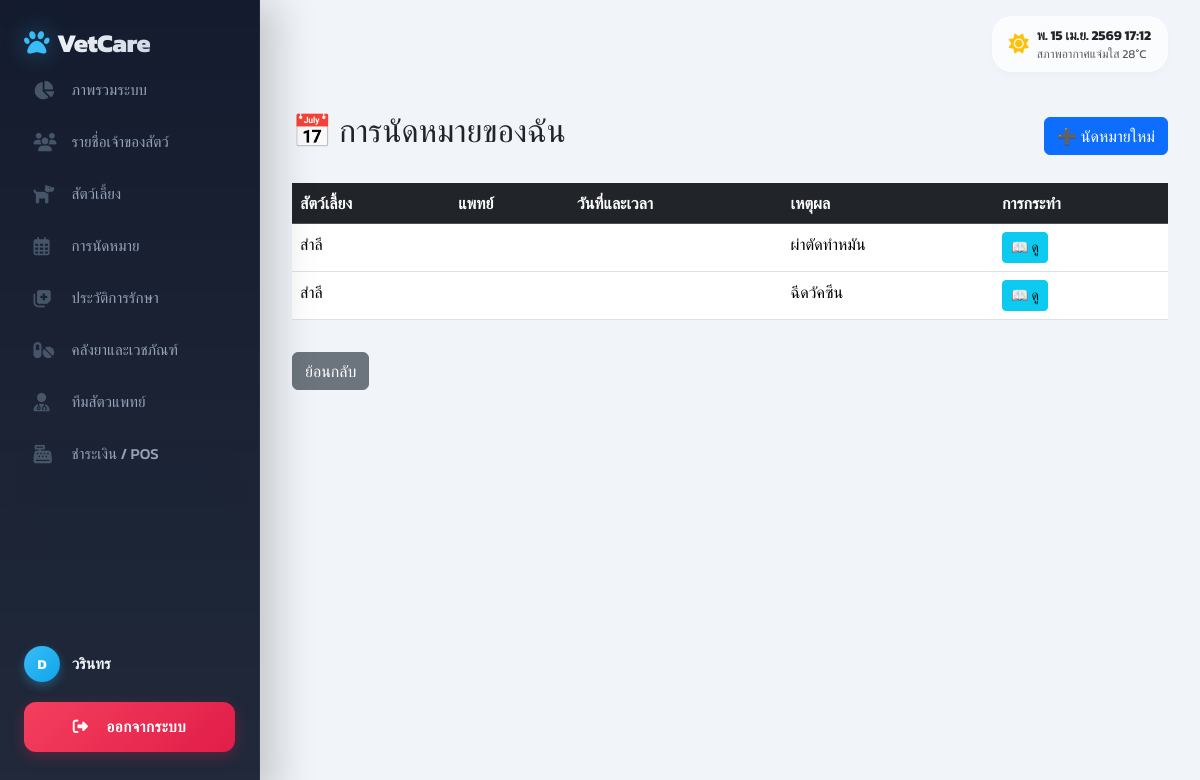
The app's page /my-appointments/ (signed in) with its own data.
### myapp/models.py (models this page shows, shortened)
class Appointment(models.Model):
    STATUS_CHOICES = [
        ('pending',     'รอยืนยัน'),
        ('confirmed',   'ยืนยันแล้ว'),
        ('in_progress', 'กำลังตรวจ'),
        ('cancelled',   'ยกเลิก'),
        ('completed',   'เสร็จสิ้น'),
    ]
    SERVICE_CHOICES = [
        ('ตรวจสุขภาพ', 'ตรวจสุขภาพ'),
        ('ฉีดวัคซีน', 'ฉีดวัคซีน'),
        ('ผ่าตัด', 'ผ่าตัด'),
        ('อาบน้ำ-ตัดขน', 'อาบน้ำ-ตัดขน'),
        ('ทำหมัน', 'ทำหมัน'),
        ('ทำฟัน', 'ทำฟัน'),
        ('อื่นๆ', 'อื่นๆ'),
    ]
    ref_no = models.CharField(max_length=20, blank=True, null=True, verbose_name='เลขที่ใบนัด')
    pet = models.ForeignKey(Pet, on_delete=models.CASCADE, verbose_name='สัตว์เลี้ยง')
    vet = models.ForeignKey(Vet, on_delete=models.CASCADE, verbose_name='สัตวแพทย์')
    appointment_date = models.DateField(blank=True, null=True, verbose_name='วันที่นัด')
    appointment_time = models.TimeField(blank=True, null=True, verbose_name='เวลานัด')
    service_type = models.CharField(max_length=50, choices=SERVICE_CHOICES, blank=True, null=True, verbose_name='ประเภทบริการ')
    status = models.CharField(max_length=20, choices=STATUS_CHOICES, default='pending', verbose_name='สถานะ')
    reason = models.TextField(blank=True, null=True, verbose_name='อาการ/หมายเหตุ')
    created_at = models.DateTimeField(auto_now_add=True, null=True, blank=True)

class Pet(models.Model):
    owner = models.ForeignKey(Owner, on_delete=models.CASCADE, related_name='pets')
    name = models.CharField(max_length=100)
    customer_id = models.CharField(max_length=50, blank=True, null=True, verbose_name='รหัสลูกค้า')
    microchip_number = models.CharField(max_length=50, blank=True, null=True, verbose_name='เลขที่ชิป')
    price_level_choices = [
        ('ราคาปกติ', 'ราคาปกติ'),
        ('ราคาพิเศษ', 'ราคาพิเศษ')
    ]
    price_level = models.CharField(max_length=50, choices=price_level_choices, blank=True, null=True, verbose_name='ระดับราคา')
    sex_choices = [
        ('M', 'ตัวผู้'),
        ('F', 'ตัวเมีย')
    ]
    sex = models.CharField(max_length=10, choices=sex_choices, blank=True, null=True, verbose_name='เพศ')
    species = models.CharField(max_length=50, verbose_name='ประเภทสัตว์')
    breed = models.CharField(max_length=50, blank=True, null=True, verbose_name='สายพันธุ์')
    remarks = models.TextField(blank=True, null=True, verbose_name='หมายเหตุ')
    image = models.ImageField(upload_to='pet_images/', blank=True, null=True, verbose_name='รูปภาพสัตว์เลี้ยง')
    birth_date = models.DateField(blank=True, null=True, verbose_name='วันเกิด')

### myapp/views.py (the view)
# urls.py: path('my-appointments/', views.owner_appointments, name='owner_appointments'),
def owner_appointments(request):
    owner = getattr(request.user, 'owner_profile', None)
    if not owner:
        if request.user.is_staff:
            return redirect('admin_dashboard')
        messages.warning(request, 'ไม่พบข้อมูลเจ้าของสัตว์')
        return redirect('owner_profile')
    appointments = Appointment.objects.filter(pet__owner=owner).order_by('-created_at')
    context = {
        'owner': owner,
        'appointments': appointments,
    }
    return render(request, 'myapp/owner/owner_appointments.html', context)

### myapp/templates/myapp/owner/owner_appointments.html (shortened to what this page needs)
{% extends 'myapp/core/base.html' %}
{% block content %}
<div class="d-flex justify-content-between align-items-center mb-4">
    <h2>📅 การนัดหมายของฉัน</h2>
    <a href="{% url 'appointment_create' %}" class="btn btn-primary">➕ นัดหมายใหม่</a>
</div>
{% if appointments %}
    <div class="table-responsive">
        <table class="table table-hover">
            <thead class="table-dark">
                <tr>
                    <th>สัตว์เลี้ยง</th>
                    <th>แพทย์</th>
                    <th>วันที่และเวลา</th>
                    <th>เหตุผล</th>
                    <th>การกระทำ</th>
                </tr>
            </thead>
            <tbody>
                {% for appointment in appointments %}
                <tr>
                    <td>{{ appointment.pet.name }}</td>
                    <td>{{ appointment.vet.name }}</td>
                    <td>{{ appointment.date_time|date:"d/m/Y H:i" }}</td>
                    <td>{{ appointment.reason|truncatewords:10 }}</td>
                    <td>
                        <a href="{% url 'appointment_detail' appointment.pk %}" class="btn btn-sm btn-info">📖 ดู</a>
                    </td>
                </tr>
                {% endfor %}
            </tbody>
        </table>
    </div>
{% else %}
    <div class="alert alert-info mt-4">
        <h5>ยังไม่มีการนัดหมาย</h5>
        <p><a href="{% url 'appointment_create' %}" class="alert-link">สร้างนัดหมายใหม่</a></p>
    </div>
{% endif %}
<div class="mt-3">
    <a href="{% url 'owner_profile' %}" class="btn btn-secondary">ย้อนกลับ</a>
</div>
{% endblock %}

### myapp/templates/myapp/core/base.html (shortened to what this page needs)
<!DOCTYPE html>
<html lang="th" data-bs-theme="light">
<head>
    <link href="https://cdn.jsdelivr.net/npm/bootstrap@5.3.3/dist/css/bootstrap.min.css" rel="stylesheet">
    <link rel="stylesheet" href="https://cdnjs.cloudflare.com/ajax/libs/font-awesome/6.4.0/css/all.min.css">
</head>
<body>
    {% if request.user.is_authenticated %}
    <aside class="sidebar d-flex flex-column" id="sidebar">
        <div class="sidebar-header d-flex justify-content-between align-items-center mb-1">
            <a href="{% url 'dashboard' %}" class="sidebar-brand mb-0">
                <i class="fas fa-paw me-2"></i> VetCare
            </a>
        </div>
        <div class="sidebar-content">
            <ul class="nav flex-column nav-sidebar w-100">
                <li class="nav-item">
                    <a class="nav-link {% if request.path == '/' or '/dashboard' in request.path %}active{% endif %}" href="{% url 'dashboard' %}">
                        <i class="fas fa-chart-pie"></i> ภาพรวมระบบ
                    </a>
                </li>
                <li class="nav-item">
                    <a class="nav-link {% if '/owners' in request.path %}active{% endif %}" href="{% url 'owner_list' %}">
                        <i class="fas fa-users"></i> รายชื่อเจ้าของสัตว์
                    </a>
                </li>
                <li class="nav-item">
                    <a class="nav-link {% if '/pets' in request.path %}active{% endif %}" href="{% url 'pet_list' %}">
                        <i class="fas fa-dog"></i> สัตว์เลี้ยง
                    </a>
                </li>
                <li class="nav-item">
                    <a class="nav-link {% if '/appointments' in request.path %}active{% endif %}" href="{% url 'appointment_list' %}">
                        <i class="far fa-calendar-alt"></i> การนัดหมาย
                    </a>
                </li>
                <li class="nav-item">
                    <a class="nav-link {% if '/medical-records' in request.path %}active{% endif %}" href="{% url 'medical_record_list' %}">
                        <i class="fas fa-notes-medical"></i> ประวัติการรักษา
                    </a>
                </li>
                <li class="nav-item">
                    <a class="nav-link {% if '/medicines' in request.path %}active{% endif %}" href="{% url 'medicine_list' %}">
                        <i class="fas fa-pills"></i> คลังยาและเวชภัณฑ์
                    </a>
                </li>
                <li class="nav-item">
                    <a class="nav-link {% if '/vets' in request.path %}active{% endif %}" href="{% url 'vet_list' %}">
                        <i class="fas fa-user-md"></i> ทีมสัตวแพทย์
                    </a>
                </li>
                <li class="nav-item">
                    <a class="nav-link {% if '/pos' in request.path %}active{% endif %}" href="{% url 'pos' %}">
                        <i class="fas fa-cash-register"></i> ชำระเงิน / POS
                    </a>
                </li>
            </ul>
        </div>
        <div class="sidebar-footer">
            <div class="user-profile-mini">
                <div class="avatar-circle">
                    {{ request.user.username|make_list|first|upper }}
                </div>
                <div class="username">
                    {% if request.user.first_name %}{{ request.user.first_name }}{% else %}{{ request.user.username }}{% endif %}
                </div>
            </div>
            <form action="{% url 'logout' %}" method="post" class="px-0">
                <button type="submit" class="btn btn-logout-premium">
                    <i class="fas fa-sign-out-alt me-2"></i>ออกจากระบบ
                </button>
            </form>
        </div>
    </aside>
    {% endif %}
    {% if request.user.is_authenticated %}
    <header class="navbar-top d-flex justify-content-between align-items-center">
        <div class="d-flex align-items-center gap-3">
            <div class="glass-widget d-none d-md-flex align-items-center">
                <i class="fas fa-sun text-warning me-2 fs-5"></i>
                <div>
                    <div class="fw-bold" style="font-size: 0.85rem;" id="datetimeWidget">Loading...</div>
                    <div class="text-muted" style="font-size: 0.75rem;">สภาพอากาศแจ่มใส 28°C</div>
                </div>
            </div>
        </div>
    </header>
    {% endif %}
    <main class="main-wrapper">
        <div class="container-fluid px-0">
            {% block content %}{% endblock %}
        </div>
    </main>
</body>
</html>

### records on screen
Appointment: pet.name "สำลี", reason "ผ่าตัดทำหมัน"
Appointment: pet.name "สำลี", reason "ฉีดวัคซีน"

### other values on screen
{{ request.user.username|make_list|first|upper }} "D"
{{ request.user.first_name }} "วรินทร"
